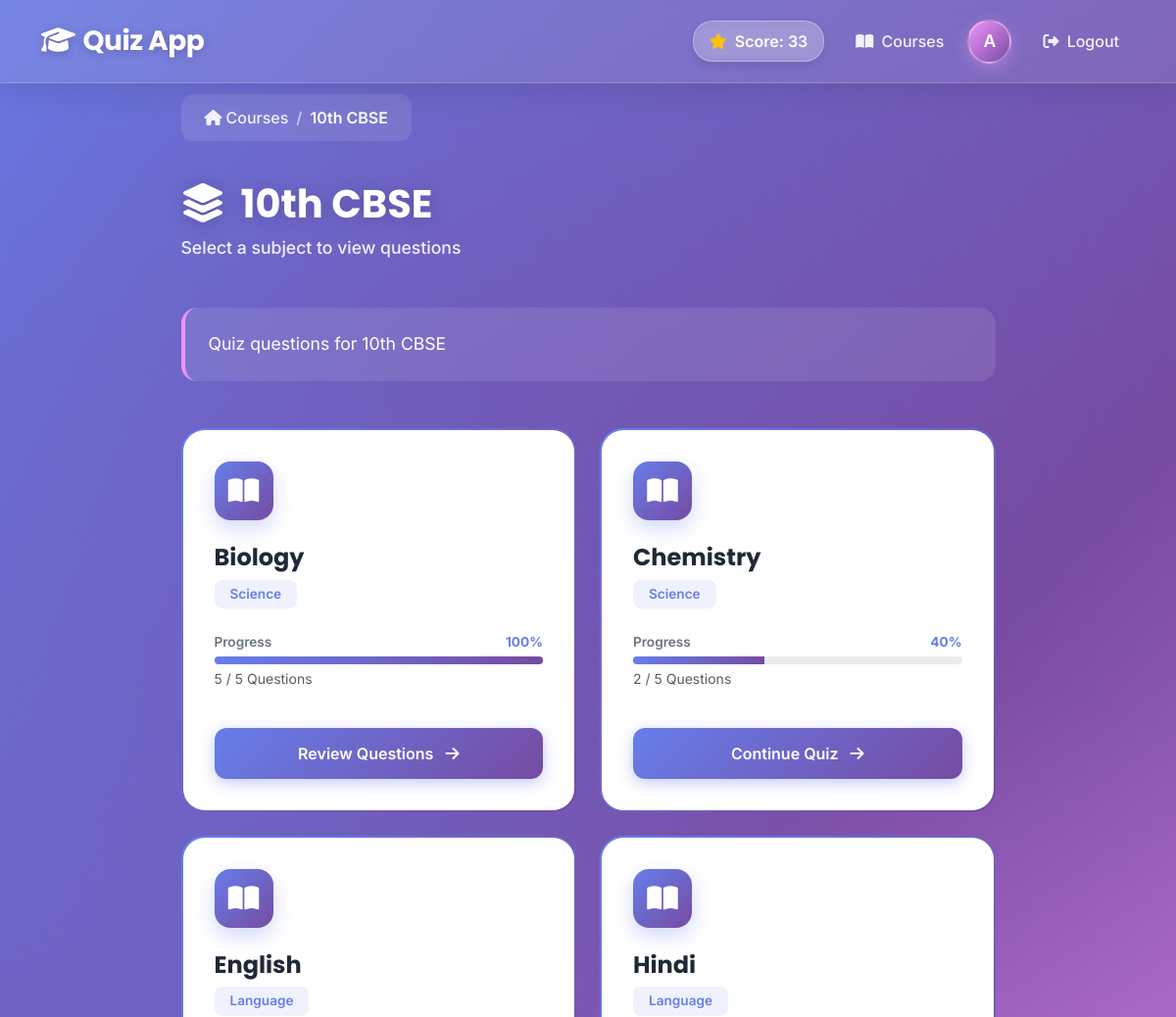
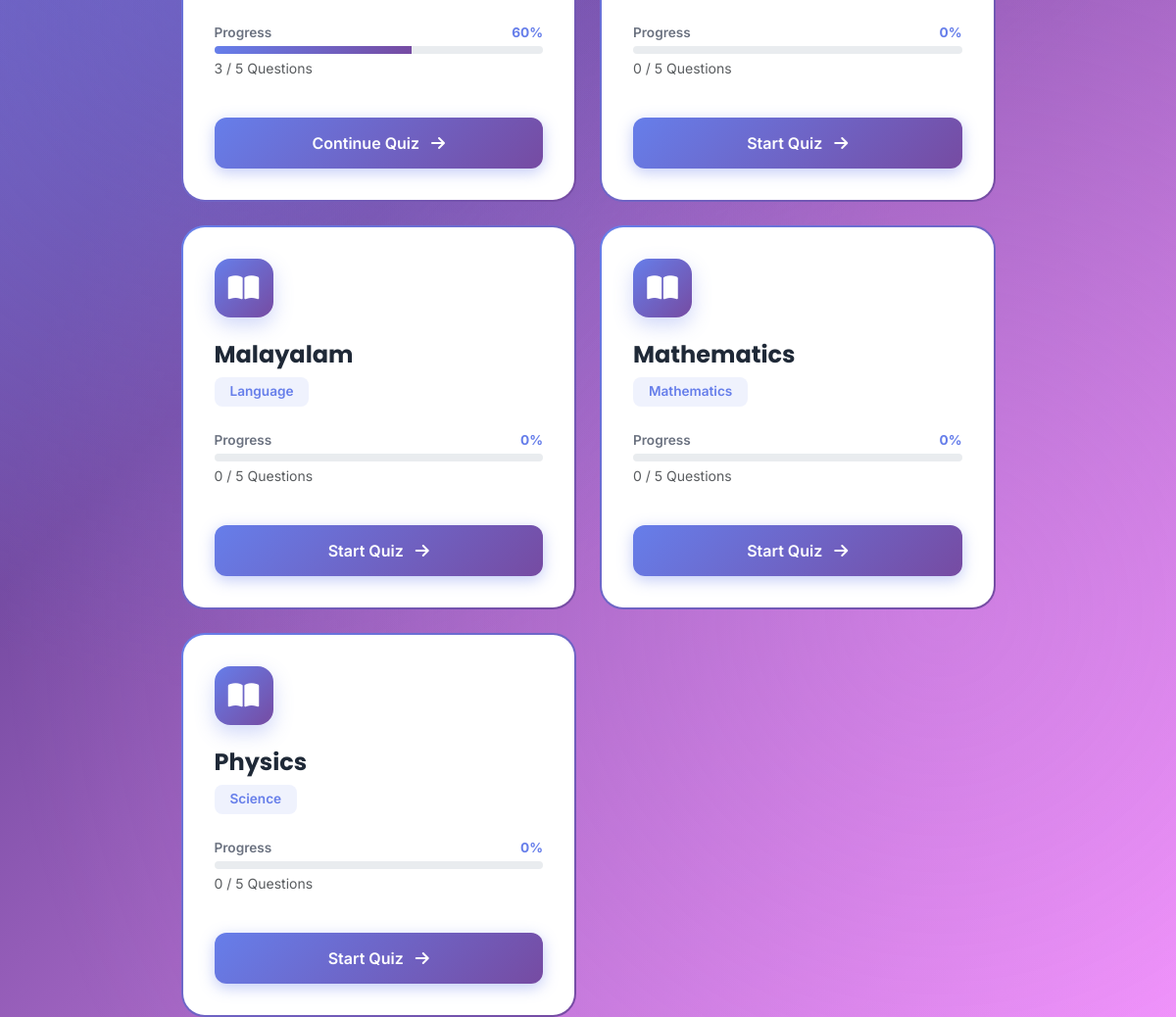
Page /course/2/ (signed in) on the committed database (2 pictures, top to bottom).
### quiz/models.py (models this page shows, shortened)
class Course(models.Model):
    COURSE_CHOICES = [
        ('10_KERALA', '10th Kerala Syllabus'),
        ('10_CBSE', '10th CBSE'),
        ('PLUS_ONE', '+1'),
        ('PLUS_TWO', '+2'),
    ]
    name = models.CharField(max_length=20, choices=COURSE_CHOICES, unique=True)
    description = models.TextField(blank=True)
    created_at = models.DateTimeField(auto_now_add=True)
    updated_at = models.DateTimeField(auto_now=True)

class Subject(models.Model):
    SUBJECT_TYPES = [
        ('LANGUAGE', 'Language'),
        ('SCIENCE', 'Science'),
        ('MATHEMATICS', 'Mathematics'),
    ]
    name = models.CharField(max_length=100)
    subject_type = models.CharField(max_length=20, choices=SUBJECT_TYPES)
    course = models.ForeignKey(Course, on_delete=models.CASCADE, related_name='subjects')
    description = models.TextField(blank=True)
    created_at = models.DateTimeField(auto_now_add=True)
    updated_at = models.DateTimeField(auto_now=True)
    class Meta:
        unique_together = ['name', 'course']

### quiz/views.py (the view)
# urls.py: path('course/<int:course_id>/', views.course_subjects, name='course_subjects'),
@login_required
def course_subjects(request, course_id):
    course = get_object_or_404(Course, id=course_id)
    subjects = Subject.objects.filter(course=course).order_by('name')
    for subject in subjects:
        total_questions = Question.objects.filter(subject=subject).count()
        answered_questions = UserSubmission.objects.filter(
            user=request.user,
            question__subject=subject
        ).count()
        subject.total_questions = total_questions
        subject.answered_questions = answered_questions
        subject.progress = (answered_questions / total_questions * 100) if total_questions > 0 else 0
    return render(request, 'quiz/course_subjects.html', {
        'course': course,
        'subjects': subjects,
        'is_admin': request.user.groups.filter(name='admin').exists(),
        'global_score': get_user_total_score(request.user)
    })

### quiz/views.py (called while the page is built)
def get_user_total_score(user):
    return UserSubmission.objects.filter(user=user).aggregate(total=Sum('score'))['total'] or 0

### quiz/templates/quiz/course_subjects.html (shortened to what this page needs)
{% extends 'quiz/base.html' %}
{% block content %}
<div class="container">
    <div class="row justify-content-center">
        <div class="col-md-10 col-lg-9">
            <nav aria-label="breadcrumb" class="mb-4">
                <ol class="breadcrumb breadcrumb-modern">
                    <li class="breadcrumb-item"><a href="{% url 'home' %}"><i class="fas fa-home me-1"></i>Courses</a>
                    </li>
                    <li class="breadcrumb-item active" aria-current="page">{{ course.get_name_display }}</li>
                </ol>
            </nav>
            <div class="d-flex justify-content-between align-items-center mb-5">
                <div>
                    <h1 class="page-title mb-2">
                        <i class="fas fa-layer-group me-3"></i>{{ course.get_name_display }}
                    </h1>
                    <p class="page-subtitle">Select a subject to view questions</p>
                </div>
            </div>
            {% if course.description %}
            <div class="course-desc-card mb-5">
                <p class="mb-0">{{ course.description }}</p>
            </div>
            {% endif %}
            <div class="row g-4">
                {% for subject in subjects %}
                <div class="col-md-6">
                    <div class="subject-card">
                        <div class="subject-card-inner">
                            <div class="subject-icon">
                                <i class="fas fa-book-open"></i>
                            </div>
                            <div class="subject-info">
                                <h3 class="subject-title">{{ subject.name }}</h3>
                                <span class="badge subject-badge mb-3">
                                    {{ subject.get_subject_type_display }}
                                </span>
                                <div class="progress-container mt-2">
                                    <div class="d-flex justify-content-between mb-1">
                                        <span class="progress-label">Progress</span>
                                        <span class="progress-value">{{ subject.progress|floatformat:0 }}%</span>
                                    </div>
                                    <div class="progress" style="height: 8px;">
                                        <div class="progress-bar" role="progressbar"
                                            style="width: {{ subject.progress }}%; background: linear-gradient(90deg, var(--primary-color), var(--secondary-color));"
                                            aria-valuenow="{{ subject.progress }}" aria-valuemin="0"
                                            aria-valuemax="100"></div>
                                    </div>
                                    <div class="text-muted small mt-1">
                                        {{ subject.answered_questions }} / {{ subject.total_questions }} Questions
                                    </div>
                                </div>
                            </div>
                            <div class="subject-actions mt-3">
                                <a href="{% url 'subject_questions' subject.id %}" class="btn btn-primary btn-subject">
                                    {% if subject.progress == 100 %}
                                    Review Questions
                                    {% elif subject.progress > 0 %}
                                    Continue Quiz
                                    {% else %}
                                    Start Quiz
                                    {% endif %}
                                    <i class="fas fa-arrow-right ms-2"></i>
                                </a>
                            </div>
                        </div>
                    </div>
                </div>
                {% endfor %}
            </div>
        </div>
    </div>
</div>
{% endblock %}

### quiz/templates/quiz/base.html (shortened to what this page needs)
<!DOCTYPE html>
<html lang="en">
<head>
    <link rel="stylesheet" href="https://cdn.jsdelivr.net/npm/bootstrap@5.3.0/dist/css/bootstrap.min.css">
    <link href="https://cdnjs.cloudflare.com/ajax/libs/font-awesome/6.4.0/css/all.min.css" rel="stylesheet">
</head>
<body>
    <nav class="navbar navbar-expand-lg">
        <div class="container">
            <a class="navbar-brand" href="{% url 'home' %}">
                <i class="fas fa-graduation-cap me-2"></i>Quiz App
            </a>
            <div class="collapse navbar-collapse" id="navbarNav">
                <ul class="navbar-nav ms-auto align-items-center">
                    {% if user.is_authenticated %}
                    <li class="nav-item me-3">
                        <div class="global-score-badge">
                            <i class="fas fa-star text-warning me-2"></i>
                            <span class="score-text">Score: {{ global_score|default:0 }}</span>
                        </div>
                    </li>
                    <li class="nav-item">
                        <a class="nav-link" href="{% url 'home' %}">
                            <i class="fas fa-book-open me-1"></i> Courses
                        </a>
                    </li>
                    <li class="nav-item ms-2">
                        <a class="profile-button" href="{% url 'profile' %}" title="View Profile">
                            {{ user.username|make_list|first|upper }}
                        </a>
                    </li>
                    <li class="nav-item ms-3">
                        <a class="nav-link" href="{% url 'logout' %}">
                            <i class="fas fa-sign-out-alt me-1"></i> Logout
                        </a>
                    </li>
                    {% else %}
                    <li class="nav-item">
                        <a class="btn btn-primary" href="{% url 'login' %}">
                            <i class="fas fa-sign-in-alt me-1"></i> Login
                        </a>
                    </li>
                    {% endif %}
                </ul>
            </div>
        </div>
    </nav>
    <main>
        {% block content %}{% endblock %}
    </main>
</body>
</html>

### quiz/templates/quiz/base.html (style rules this page uses)
:root { --gradient-start: #667eea; --gradient-mid: #764ba2; --gradient-end: #f093fb; --primary-color: #667eea; --primary-hover: #5568d3; --secondary-color: #764ba2; --accent-color: #f093fb; --correct-color: #10b981; --wrong-color: #fbbf24; --danger-color: #ef4444; --text-primary: #1f2937; --text-secondary: #6b7280; --glass-bg: rgba(255, 255, 255, 0.1); --glass-border: rgba(255, 255, 255, 0.18); }
* { margin: 0; padding: 0; box-sizing: border-box; }
body { font-family: 'Inter', -apple-system, BlinkMacSystemFont, 'Segoe UI', sans-serif; background: linear-gradient(135deg, var(--gradient-start) 0%, var(--gradient-mid) 50%, var(--gradient-end) 100%); background-attachment: fixed; min-height: 100vh; color: var(--text-primary); position: relative; overflow-x: hidden; }
body::before { content: ''; position: fixed; top: 0; left: 0; right: 0; bottom: 0; background: radial-gradient(circle at 20% 50%, rgba(102, 126, 234, 0.3) 0%, transparent 50%), radial-gradient(circle at 80% 80%, rgba(240, 147, 251, 0.3) 0%, transparent 50%), radial-gradient(circle at 40% 20%, rgba(118, 75, 162, 0.3) 0%, transparent 50%); animation: gradientShift 15s ease infinite; pointer-events: none; z-index: 0; }
main { position: relative; z-index: 1; padding-top: 6rem; min-height: 100vh; }
.navbar { background: rgba(255, 255, 255, 0.1) !important; backdrop-filter: blur(20px); -webkit-backdrop-filter: blur(20px); border-bottom: 1px solid rgba(255, 255, 255, 0.18); box-shadow: 0 8px 32px rgba(0, 0, 0, 0.1); padding: 1rem 0; position: fixed; top: 0; left: 0; right: 0; z-index: 1000; }
.navbar-brand { font-family: 'Poppins', sans-serif; font-size: 1.75rem; font-weight: 700; color: white !important; text-shadow: 0 2px 10px rgba(0, 0, 0, 0.2); transition: all 0.3s ease; letter-spacing: -0.5px; }
.nav-link { color: rgba(255, 255, 255, 0.9) !important; font-weight: 500; font-size: 1rem; transition: all 0.3s ease; padding: 0.5rem 1rem !important; border-radius: 8px; }
.profile-button { width: 45px; height: 45px; background: linear-gradient(135deg, var(--accent-color), var(--secondary-color)); color: white; border-radius: 50%; display: flex; align-items: center; justify-content: center; font-weight: 600; font-size: 1.1rem; text-decoration: none; transition: all 0.3s ease; box-shadow: 0 4px 15px rgba(240, 147, 251, 0.4); border: 2px solid rgba(255, 255, 255, 0.3); }
.btn-primary { background: linear-gradient(135deg, var(--primary-color), var(--secondary-color)); border: none; color: white; font-weight: 600; padding: 0.75rem 2rem; border-radius: 12px; transition: all 0.3s ease; box-shadow: 0 4px 15px rgba(102, 126, 234, 0.4); position: relative; overflow: hidden; }
.btn-primary::before { content: ''; position: absolute; top: 0; left: -100%; width: 100%; height: 100%; background: linear-gradient(90deg, transparent, rgba(255, 255, 255, 0.3), transparent); transition: left 0.5s ease; }
h1, h2, h3, h4, h5, h6 { font-family: 'Poppins', sans-serif; font-weight: 700; color: var(--text-primary); }
.global-score-badge { background: rgba(255, 255, 255, 0.2); backdrop-filter: blur(10px); padding: 0.5rem 1rem; border-radius: 20px; border: 1px solid rgba(255, 255, 255, 0.3); color: white; font-weight: 600; display: flex; align-items: center; box-shadow: 0 4px 10px rgba(0, 0, 0, 0.1); }

### rows in the picture
Course: name "10th CBSE", description "Quiz questions for 10th CBSE"
Subject: name "Biology", subject_type "Science", progress "100", answered_questions "5", total_questions "5", shows "Review Questions"
Subject: name "Chemistry", subject_type "Science", progress "40", answered_questions "2", total_questions "5", shows "Continue Quiz"
Subject: name "English", subject_type "Language", progress "60", answered_questions "3", total_questions "5", shows "Continue Quiz"
Subject: name "Hindi", subject_type "Language", progress "0", answered_questions "0", total_questions "5", shows "Start Quiz"
Subject: name "Malayalam", subject_type "Language", progress "0", answered_questions "0", total_questions "5", shows "Start Quiz"
Subject: name "Mathematics", subject_type "Mathematics", progress "0", answered_questions "0", total_questions "5", shows "Start Quiz"
Subject: name "Physics", subject_type "Science", progress "0", answered_questions "0", total_questions "5", shows "Start Quiz"

### other values in the picture
{{ global_score|default:0 }} "33"
{{ user.username|make_list|first|upper }} "A"
